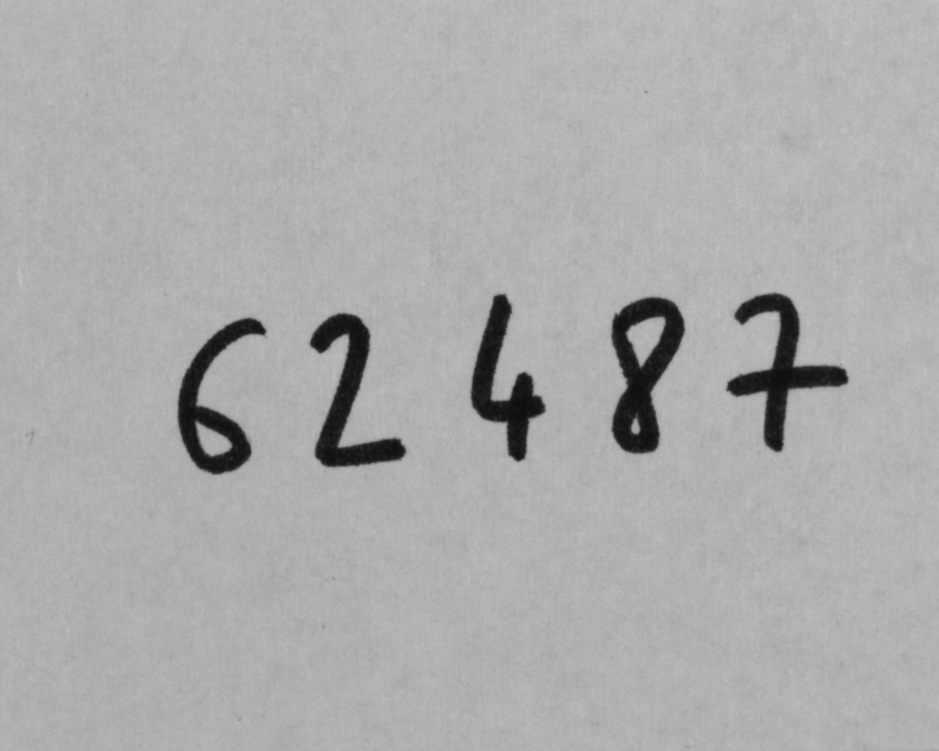
#> input picture TP3 ISOLATION_CHIFFRES/code0.tif, 939 x 751 px, shrunk from 1280 x 1024 before the run
$ python segmentation.py
#> lines starting #> are read from the running program, lines starting #| are printed output that depends on the picture; after the words box and inside, x2 and y2 are one past the last pixel; in counts of white or black regions, pixels touching at a corner belong together
import cv2
import numpy as np
import os

# 1️⃣ Charger l'image
image = cv2.imread("code0.tif", cv2.IMREAD_GRAYSCALE)
#> image is the input picture: shape (751, 939); min 13, max 198, mean 172.2

# 2️⃣ Appliquer un flou pour réduire le bruit
blurred = cv2.GaussianBlur(image, (5, 5), 0)

# 3️⃣ Binarisation avec Otsu
_, thresh = cv2.threshold(blurred, 0, 255, cv2.THRESH_BINARY_INV + cv2.THRESH_OTSU)
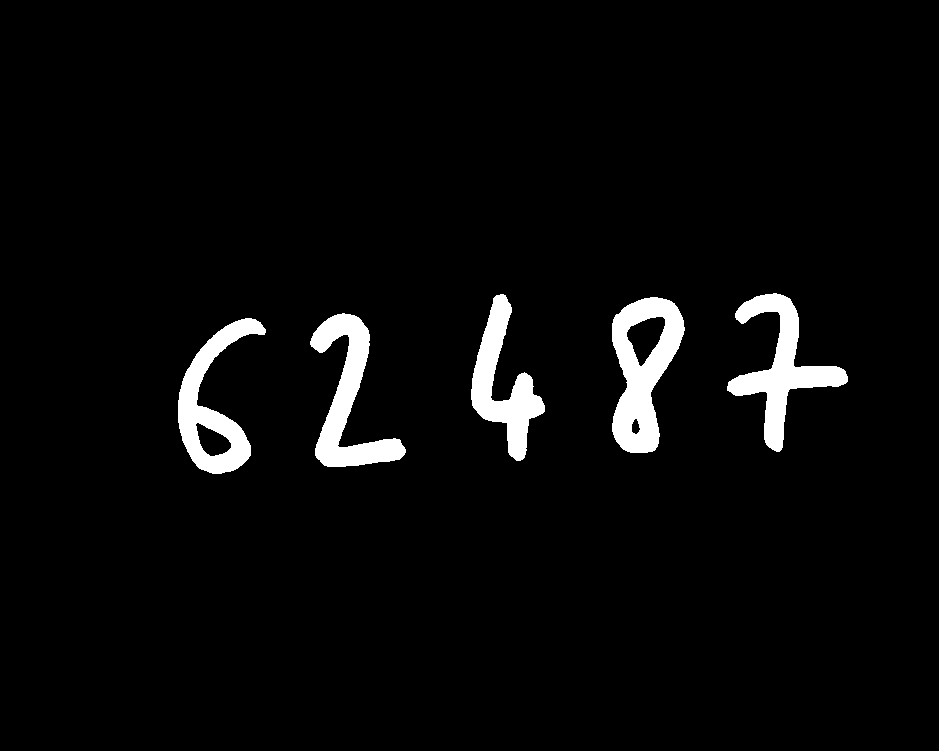
#> thresh: shape (751, 939); 3.9% white; 5 white regions

# 4️⃣ Détection des contours
contours, _ = cv2.findContours(thresh, cv2.RETR_EXTERNAL, cv2.CHAIN_APPROX_SIMPLE)
#> contours = 5 contours; box (x1, y1, x2, y2) and area: (612, 297, 685, 453) 7251, (178, 318, 266, 474) 5502, (727, 293, 848, 452) 5453, (310, 313, 406, 467) 5160, (471, 294, 545, 461) 4572

# 5️⃣ Définir le chemin vers ton dossier Python (modifie ce chemin si nécessaire)
output_folder =  "C:/Users/aboub/AppData/Local/Programs/Python/Python313/TP3 ISOLATION_CHIFFRES"
  # Mets le chemin exact de ton dossier

# 6️⃣ Vérifier si le dossier existe, sinon le créer
if not os.path.exists(output_folder):
    os.makedirs(output_folder)

# 7️⃣ Sauvegarde des chiffres isolés dans ton dossier Python
for i, contour in enumerate(contours):
    x, y, w, h = cv2.boundingRect(contour)
    digit = thresh[y:y+h, x:x+w]
    cv2.imwrite(os.path.join(output_folder, f"chiffre_{i}.png"), digit)
#> this loop made 5 passes
#> (x, y, w, h) on passes 1 to 5: (178, 318, 88, 156), (310, 313, 96, 154), (612, 297, 73, 156), (471, 294, 74, 167), (727, 293, 121, 159)
#> pass 1, `digit = thresh[y:y+h, x:x+w]`:
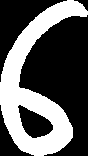
#> digit: shape (156, 88); 36.7% white; 1 white region, box (x1, y1, x2, y2) and area: (0, 0, 88, 156) 5039
#> pass 2, `digit = thresh[y:y+h, x:x+w]`:
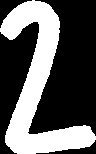
#> digit: shape (154, 96); 36.6% white; 1 white region, box (x1, y1, x2, y2) and area: (0, 0, 96, 154) 5418
#> pass 3, `digit = thresh[y:y+h, x:x+w]`:
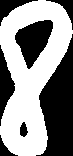
#> digit: shape (156, 73); 55.1% white; 7 black regions, largest, box (x1, y1, x2, y2) and area: (36, 34, 73, 156) 2702, (15, 20, 53, 69) 1080, (0, 45, 15, 126) 588

print(f"Les chiffres isolés ont été enregistrés dans le dossier : {output_folder}")
#| Les chiffres isolés ont été enregistrés dans le dossier : C:/Users/aboub/AppData/Local/Programs/Python/Python313/TP3 ISOLATION_CHIFFRES

# 8️⃣ Affichage des contours détectés
cv2.imshow("Contours détectés", thresh)
cv2.waitKey(0)
cv2.destroyAllWindows()
